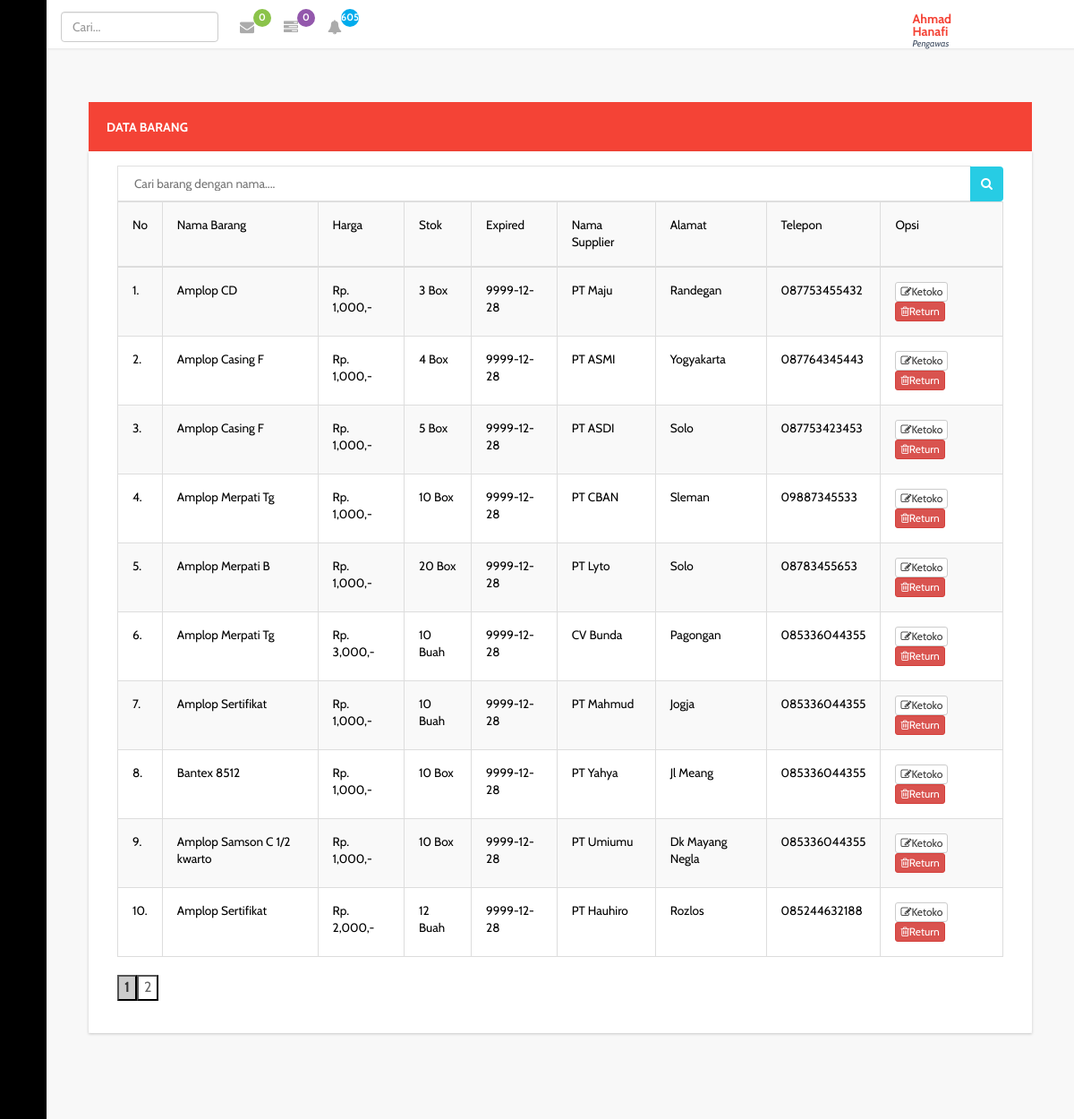
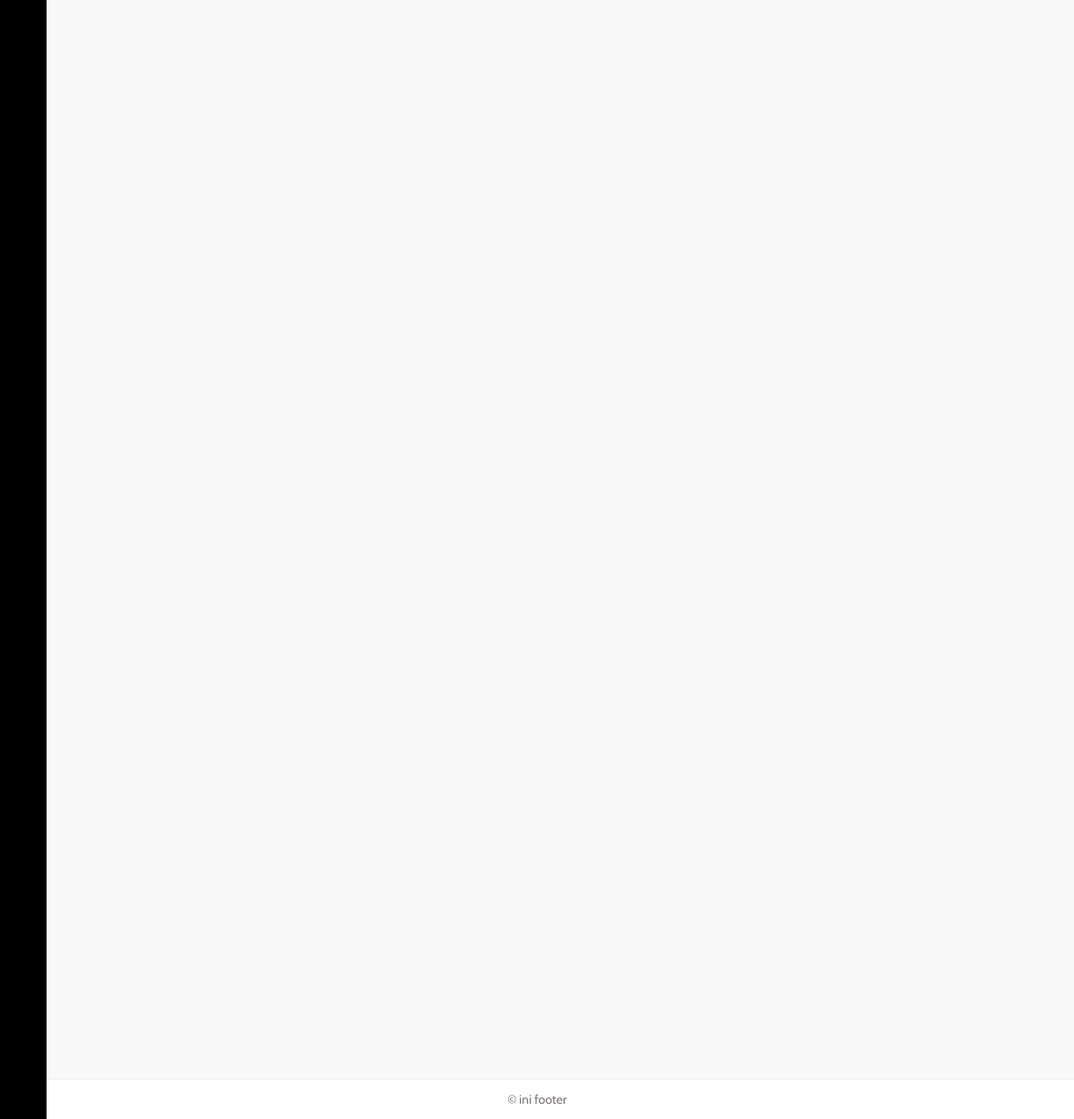
Page /supervi/index.php?page=dttransklr (signed in) on the committed database (2 pictures, top to bottom).
### tables this page shows
CREATE TABLE `user` (
  `id_ptgs` varchar(20) NOT NULL,
  `nm_ptgs` varchar(20) NOT NULL,
  `jk` char(1) NOT NULL,
  `passwd` varchar(255) NOT NULL,
  `almt` varchar(255) NOT NULL,
  `no_tlp` varchar(13) NOT NULL,
  `lvl` int(11) NOT NULL
);

CREATE TABLE `transbrg_msk` (
  `transbrg_msk` int(11) NOT NULL,
  `transmsk` int(11) NOT NULL,
  `id_jns` varchar(6) NOT NULL,
  `kd_brg` varchar(30) NOT NULL,
  `hrg` int(11) NOT NULL,
  `jmlh` int(11) NOT NULL,
  `jmlhesc` int(11) NOT NULL,
  `satuan` varchar(10) NOT NULL,
  `expr` date NOT NULL,
  `byr` varchar(7) NOT NULL,
  `kd_supp` varchar(20) NOT NULL,
  `almtsupp` varchar(100) NOT NULL,
  `tlpsup` varchar(13) NOT NULL,
  `tgl_trans` date NOT NULL
);

CREATE TABLE `tb_brg` (
  `kd_brg` varchar(30) NOT NULL,
  `nm_brg` varchar(30) NOT NULL,
  `hrg_bli` int(11) NOT NULL,
  `hrg_jwl` int(11) NOT NULL,
  `stk` int(11) NOT NULL,
  `expr` date NOT NULL,
  `status` int(11) NOT NULL
);

CREATE TABLE `trans_msk` (
  `transmsk` int(11) NOT NULL,
  `nm_supp` varchar(30) NOT NULL,
  `almtsupp` varchar(100) NOT NULL,
  `tlpsup` varchar(13) NOT NULL,
  `tottrans` int(11) NOT NULL,
  `byr` varchar(7) NOT NULL,
  `tempo` date NOT NULL,
  `tgltrans` date NOT NULL
);

### models/m_dttrans.php (called while the page is built, shortened)
<?php
class TransMasuk {
	private $mysqli;
	function __construct($conn) {
		$this->mysqli = $conn;
	}
	public function tampilnot () {
		$db = $this->mysqli->conn;
		$sql = "SELECT transbrg_msk.transbrg_msk, transbrg_msk.hrg, transbrg_msk.jmlh, transbrg_msk.jmlhesc,  transbrg_msk.satuan, transbrg_msk.expr, tb_brg.kd_brg, tb_brg.nm_brg, trans_msk.nm_supp, trans_msk.almtsupp, trans_msk.tlpsup, datediff(current_date(), transbrg_msk.expr) as selisih FROM transbrg_msk INNER JOIN trans_msk on transbrg_msk.transmsk=trans_msk.transmsk JOIN tb_brg ON transbrg_msk.kd_brg=tb_brg.kd_brg WHERE datediff(current_date(), transbrg_msk.expr) >= -7 and datediff(current_date(), transbrg_msk.expr) <=7 and transbrg_msk.jmlhesc > 0";
		$query = $db->query($sql) or die ($db->error);
		return $query;
	}
}
?>

### models/m_trans.php (called while the page is built, shortened)
<?php
class Trans {
	private $mysqli;
	function __construct($conn) {
		$this->mysqli = $conn;
	}
	public function tampilnot ($id = null) {
		$db = $this->mysqli->conn;
		$sql = "SELECT `transmsk`,`nm_supp`,`almtsupp`,`tlpsup`,`tottrans`,`byr`,`tempo`,`tgltrans`, datediff(current_date(), tempo) as selisih FROM `trans_msk` WHERE byr='Piutang' AND tempo >= current_date()";
		$query = $db->query($sql) or die ($db->error);
		return $query;
	}
}
?>

### models/m_barang.php (called while the page is built, shortened)
<?php
class Barang {
	private $mysqli;
	function __construct($conn) {
		$this->mysqli = $conn;
	}
	public function tampilnotv2 ($istk) {
		$db = $this->mysqli->conn;
		$sql = "SELECT * FROM tb_brg";
		if ($istk != null) {
		$sql .= " WHERE stk <= $istk";
		}
		$query = $db->query($sql) or die ($db->error);
		return $query;
	}
}
?>

### models/m_dtklr.php (called while the page is built, shortened)
<?php
class TransKeluar {
	private $mysqli;
	function __construct($conn) {
		$this->mysqli = $conn;
	}
	public function tampilv2limit ($posisi, $batas) {
		$db = $this->mysqli->conn;
		$sql = "SELECT transbrg_msk.transbrg_msk, transbrg_msk.hrg, transbrg_msk.jmlh, transbrg_msk.jmlhesc,  transbrg_msk.satuan, transbrg_msk.expr, tb_brg.kd_brg, tb_brg.nm_brg, trans_msk.nm_supp, trans_msk.almtsupp, trans_msk.tlpsup FROM transbrg_msk INNER JOIN trans_msk on transbrg_msk.transmsk=trans_msk.transmsk JOIN tb_brg ON transbrg_msk.kd_brg=tb_brg.kd_brg WHERE transbrg_msk.jmlhesc > 0 LIMIT $posisi, $batas";
		$query = $db->query($sql) or die ($db->error);
		return $query;
	}
	public function tampilv2 ($id = null) {
		$db = $this->mysqli->conn;
		$sql = "SELECT transbrg_msk.transbrg_msk, transbrg_msk.hrg, transbrg_msk.jmlh, transbrg_msk.jmlhesc,  transbrg_msk.satuan, transbrg_msk.expr, tb_brg.kd_brg, tb_brg.nm_brg, trans_msk.nm_supp, trans_msk.almtsupp, trans_msk.tlpsup FROM transbrg_msk INNER JOIN trans_msk on transbrg_msk.transmsk=trans_msk.transmsk JOIN tb_brg ON transbrg_msk.kd_brg=tb_brg.kd_brg WHERE transbrg_msk.jmlhesc > 0";
		$query = $db->query($sql) or die ($db->error);
		return $query;
	}
}
?>

### views/dttransklr.php (the view, shortened to what this page needs)
<?php
$Transout = new TransKeluar($connection);
?>
<div class="graphs">
	<div class="col-lg-12">
		<div class="panel panel-warning" data-widget="{&quot;draggable&quot;: &quot;false&quot;}" data-widget-static="">
			<div class="panel-heading">
				<h2>Data Barang</h2>
			</div>
			<div class="panel-body no-padding" style="display: block;">
				<form action="" method="POST">
								<div class="input-group input-group-ind">
									<input type="text" name="caribrg" class="form-control1 input-search" placeholder="Cari barang dengan nama....">
									<span class="input-group-btn">
										<button class="btn btn-success" name="btncari" type="submit"><i class="fa fa-search icon-ser"></i></button>
									</span>
								</div>
							</form>
				<div class="table-responsive">
					<table class="table table-bordered table-hover table-striped">
						<tr>
							<td>No</td>
							<td>Nama Barang</td>
							<td>Harga</td>
							<td>Stok</td>
							<td>Expired</td>
							<td>Nama Supplier</td>
							<td>Alamat</td>
							<td>Telepon</td>
							<td>Opsi</td>
						</tr>
						<tbody id="carit">
						<?php
						$batas=10;
								$hal=@$_GET['hal'];
								if(empty($hal)){
									$posisi = 0;
									$hal = 1;
								} else {
									$posisi = ($hal - 1)* $batas;
								}
						$no = $posisi +1;
						if(isset($_POST['btncari'])){
							$cari = $_POST['caribrg'];
							$tampil = $Transout->tampilv2limitcari($cari);
						}else{
						$tampil = $Transout->tampilv2limit($posisi, $batas);
						}
						while($data = $tampil->fetch_object()){
							?>
							<tr>
								<td><?php echo $no++."."; ?></td>
								<td><?php echo $data->nm_brg; ?></td>
								<td><?php echo 'Rp. '.number_format($data->hrg).',-' ?></td>
								<td><?php echo $data->jmlhesc; ?> <?php echo $data->satuan; ?></td>
								<td><?php echo $data->expr; ?></td>
								<td><?php echo $data->nm_supp; ?></td>
								<td><?php echo $data->almtsupp; ?></td>
								<td><?php echo $data->tlpsup; ?></td>
								<td>
									<a id="edit_brg" data-toggle="modal" data-target="#edit" data-transbrgmsk="<?php echo $data->transbrg_msk; ?>" data-kd="<?php echo $data->kd_brg; ?>" data-nama="<?php echo $data->nm_brg; ?>" data-expr="<?php echo $data->expr; ?>" data-hrg="<?php echo $data->hrg; ?>" data-satuan="<?php echo $data->satuan; ?>" data-jmlh="<?php echo $data->jmlhesc; ?>"data-byr="<?php echo $data->byr; ?>"data-namasup="<?php echo $data->nm_supp; ?>"data-almtsup="<?php echo $data->almtsupp; ?>"data-tgltrans="<?php echo $data->tgl_trans; ?>"data-tlpsup="<?php echo $data->tlpsup; ?>">
										<button class="btn btn-default btn-xs"><i class="fa fa-edit"></i>Ketoko</button>
									</a>
									<a id="edit_brg2" data-toggle="modal" data-target="#edit2" data-transbrgmsk="<?php echo $data->transbrg_msk; ?>" data-kd="<?php echo $data->kd_brg; ?>" data-nama="<?php echo $data->nm_brg; ?>" data-expr="<?php echo $data->expr; ?>" data-hrg="<?php echo $data->hrg; ?>" data-satuan="<?php echo $data->satuan; ?>" data-jmlh="<?php echo $data->jmlhesc; ?>"data-byr="<?php echo $data->byr; ?>"data-namasup="<?php echo $data->nm_supp; ?>"data-almtsup="<?php echo $data->almtsupp; ?>"data-tgltrans="<?php echo $data->tgl_trans; ?>"data-tlpsup="<?php echo $data->tlpsup; ?>">
										<button type="submit" class="btn btn-danger btn-xs"><i class="fa fa-trash-o"></i>Return</button>
									</a>
								</td>
							</tr>
							<?php
						}
						?>
					</tbody>
					</table>
				</div>
				<div class="pagination">
				<?php
				$baris=$Transout->tampilv2();
				$jml=mysqli_num_rows($baris);
				$jml_hal = ceil($jml/$batas);
				for ($i=1; $i<=$jml_hal ; $i++){
					if($i != $hal){
						echo "<a href='?page=dttransklr&hal=$i'><button style='background-color:#fff; border:1px solid:#666; color:#666'>$i</button></a>";
					}else{
						echo "<button style='background-color:#ccc; border:1px solid:#000;'><b>$i</b></button></a>";
					}
				} ?>
			</div>
			</div>
		</div>
	</div>
</div>

### supervi/index.php (shortened to what this page needs)
<?php
require_once('../config/_koneksi.php');
include "../models/m_barang.php";
include "../models/m_dttrans.php";
include "../models/m_trans.php";
include "../models/m_dtklr.php";
$connection = new Database ($host, $user, $pass, $database);
$brgs = new Barang($connection);
$Transins = new TransMasuk($connection);
$Mskcek = new Trans($connection);
?>
<!DOCTYPE HTML>
<html>
<head>
	<link href="../assets/css/bootstrap.min.css" rel='stylesheet' type='text/css' />
	<link href="../assets/css/style.css" rel='stylesheet' type='text/css' />
	<link href="../assets/css/font-awesome.css" rel="stylesheet">
	<link rel="stylesheet" href="../assets/css/icon-font.min.css" type='text/css' />
	<link href="../assets/css/animate.css" rel="stylesheet" type="text/css" media="all">
</head>
<body class="sticky-header left-side-collapsed" onload="initMap()">
	<section>
		<div class="left-side sticky-left-side">
			<div class="logo-icon text-center">
				<a href="?page=dashboard"><i class="lnr lnr-home"></i> </a>
			</div>
			<div class="left-side-inner">
				<ul class="nav nav-pills nav-stacked custom-nav">
					<li class="menu-list">
						<a href="#"><i class="lnr lnr-cart"></i>
							<span>Pemasukan</span></a>
						</li>
						<li class="menu-list">
							<a href="#"><i class="lnr lnr-upload"></i>
								<span>Pengeluaran</span></a>
							</li>
							<li class="menu-list"><a href="#"><i class="lnr lnr-book"></i> <span>Barang</span></a>
							</li>
						</ul>
					</div>
				</div>
				<div class="main-content main-content2 main-content2copy">
					<div class="header-section">
						<div class="menu-right">
							<div class="user-panel-top">
								<div class="profile_details_left">
									<ul class="nofitications-dropdown">
										<li class="login_box" id="loginContainer">
														<input class="form-control" placeholder="Cari..." type="text" id="cari">
										</li>
										<li class="dropdown">
											<a href="#" class="dropdown-toggle" data-toggle="dropdown" aria-expanded="false">
												<?php
												$pesans = $Transins->tampilnot();
												$cekin = mysqli_num_rows($pesans);
												?>
												<i class="fa fa-envelope"></i><span class="badge"><?php echo $cekin; ?></span></a>
											</li>
											<li class="dropdown">
												<a href="#" class="dropdown-toggle" data-toggle="dropdown" aria-expanded="false">
													<?php
													$tampilutng = $Mskcek->tampilnot();
													$cekutng = mysqli_num_rows($tampilutng);
													?>
													<i class="fa fa-tasks"></i><span class="badge blue1"><?php echo $cekutng; ?></span></a>
												</li>
												<li class="dropdown">
													<a href="#" class="dropdown-toggle" data-toggle="dropdown" aria-expanded="false">
														<?php
														$istk=10;
														$tampils = $brgs->tampilnotv2($istk);
														$cekbrgs = mysqli_num_rows($tampils);
														?>
														<i class="fa fa-bell"></i><span class="badge blue"><?php echo $cekbrgs; ?></span></a>
													</li>
												</ul>
											</div>
											<div class="profile_details">
												<ul>
													<li class="dropdown profile_details_drop">
														<a href="#" class="dropdown-toggle" data-toggle="dropdown" aria-expanded="false">
															<div class="profile_img">
																<span style="background:url(../assets/images/149071v2j.png) no-repeat center"> </span>
																<div class="user-name">
																	<?php
																	$u=$_SESSION['username'];
																	$db=mysqli_connect($host,$user,$pass,$database);
																	$sql = "SELECT * FROM user WHERE id_ptgs='$u'";
																	$result=mysqli_query($db,$sql);
																	$row = mysqli_fetch_array($result,MYSQLI_ASSOC);
																	?>
																	<p><?php echo $row['nm_ptgs']?><span>Pengawas</span></p>
																</div>
																<i class="lnr lnr-chevron-down"></i>
																<div class="clearfix"></div>
															</div>
														</a>
													</li>
													<div class="clearfix"> </div>
												</ul>
											</div>
					<div class="clearfix"></div>
				</div>
			</div>
		</div>
		<div id="page-wrapper" style="height: 2450px">
			<?php
			if(@$_GET['page']=='dashboard' || @$_GET['page']==''){
				include "../views/dashboard.php";
			}else if(@$_GET['page']=='dtbarang'){
				include "../views/dtbarang.php";
			}else if(@$_GET['page']=='barang'){
				include "../views/barang.php";
			}else if(@$_GET['page']=='profile'){
				include "../views/profile.php";
			}else if(@$_GET['page']=='trbrgmsk'){
				include "../views/trbrgmsk.php";
			}else if(@$_GET['page']=='dttransmsk'){
				include "../views/dttransmsk.php";
			}else if(@$_GET['page']=='dttransklr'){
				include "../views/dttransklr.php";
			}else if(@$_GET['page']=='dtilpnglran'){
				include "../views/dtilpnglran.php";
			}else if(@$_GET['page']=='dtbrgexpr'){
				include "../views/dtbrgexpr.php";
			}else if(@$_GET['page']=='transklran'){
				include "../views/transklran.php";
			}else if(@$_GET['page']=='transmskan'){
				include "../views/transmskan.php";
			}else if(@$_GET['page']=='dtputng'){
				include "../views/dtputng.php";
			}else if(@$_GET['page']=='dtmngusr'){
				include "../views/dtmngusr.php";
			}else if(@$_GET['page']=='dtbarangstk'){
				include "../views/dtbarangstk.php";
			}
			?>
		</div>
	</div>
	<footer>
		<p>&copy ini footer</p>
	</footer>
</section>
</body>
</html>

### rows in the picture
user: nm_ptgs "Ahmad Hanafi"
transbrg_msk: kd_brg.nm_brg "Amplop CD", hrg "1,000", jmlhesc "3", satuan "Box", expr "9999-12-28", transmsk.nm_supp "PT Maju", transmsk.almtsupp "Randegan", transmsk.tlpsup "087753455432"
transbrg_msk: kd_brg.nm_brg "Amplop Casing F", hrg "1,000", jmlhesc "4", satuan "Box", expr "9999-12-28", transmsk.nm_supp "PT ASMI", transmsk.almtsupp "Yogyakarta", transmsk.tlpsup "087764345443"
transbrg_msk: kd_brg.nm_brg "Amplop Casing F", hrg "1,000", jmlhesc "5", satuan "Box", expr "9999-12-28", transmsk.nm_supp "PT ASDI", transmsk.almtsupp "Solo", transmsk.tlpsup "087753423453"
transbrg_msk: kd_brg.nm_brg "Amplop Merpati Tg", hrg "1,000", jmlhesc "10", satuan "Box", expr "9999-12-28", transmsk.nm_supp "PT CBAN", transmsk.almtsupp "Sleman", transmsk.tlpsup "09887345533"
transbrg_msk: kd_brg.nm_brg "Amplop Merpati B", hrg "1,000", jmlhesc "20", satuan "Box", expr "9999-12-28", transmsk.nm_supp "PT Lyto", transmsk.almtsupp "Solo", transmsk.tlpsup "08783455653"
transbrg_msk: kd_brg.nm_brg "Amplop Merpati Tg", hrg "3,000", jmlhesc "10", satuan "Buah", expr "9999-12-28", transmsk.nm_supp "CV Bunda", transmsk.almtsupp "Pagongan", transmsk.tlpsup "085336044355"
transbrg_msk: kd_brg.nm_brg "Amplop Sertifikat", hrg "1,000", jmlhesc "10", satuan "Buah", expr "9999-12-28", transmsk.nm_supp "PT Mahmud", transmsk.almtsupp "Jogja", transmsk.tlpsup "085336044355"
transbrg_msk: kd_brg.nm_brg "Bantex 8512", hrg "1,000", jmlhesc "10", satuan "Box", expr "9999-12-28", transmsk.nm_supp "PT Yahya", transmsk.almtsupp "Jl Meang", transmsk.tlpsup "085336044355"
transbrg_msk: kd_brg.nm_brg "Amplop Samson C 1/2 kwarto", hrg "1,000", jmlhesc "10", satuan "Box", expr "9999-12-28", transmsk.nm_supp "PT Umiumu", transmsk.almtsupp "Dk Mayang Negla", transmsk.tlpsup "085336044355"
transbrg_msk: kd_brg.nm_brg "Amplop Sertifikat", hrg "2,000", jmlhesc "12", satuan "Buah", expr "9999-12-28", transmsk.nm_supp "PT Hauhiro", transmsk.almtsupp "Rozlos", transmsk.tlpsup "085244632188"

### other values in the picture
$cekin "0"
$cekutng "0"
$cekbrgs "605"
